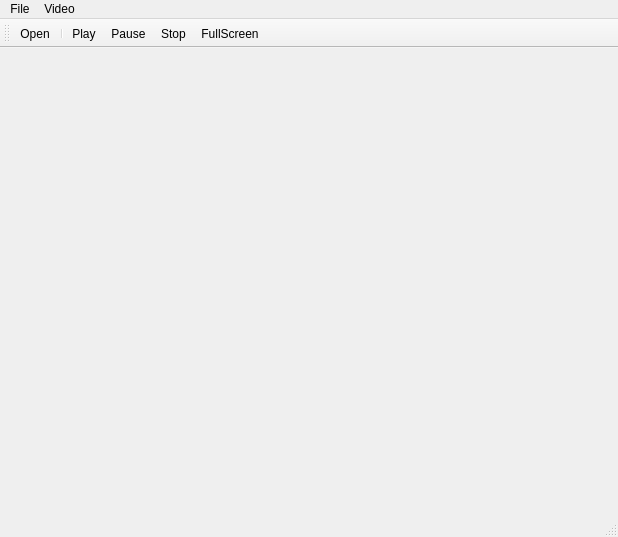
<?xml version="1.0" encoding="UTF-8"?>
<ui version="4.0">
 <class>MainWindow</class>
 <widget class="QMainWindow" name="MainWindow">
  <property name="geometry">
   <rect>
    <x>0</x>
    <y>0</y>
    <width>618</width>
    <height>537</height>
   </rect>
  </property>
  <property name="windowTitle">
   <string>MainWindow</string>
  </property>
  <widget class="QWidget" name="centralWidget"/>
  <widget class="QMenuBar" name="menuBar">
   <property name="geometry">
    <rect>
     <x>0</x>
     <y>0</y>
     <width>618</width>
     <height>22</height>
    </rect>
   </property>
   <widget class="QMenu" name="menuFile">
    <property name="title">
     <string>File</string>
    </property>
    <addaction name="actionOpen"/>
   </widget>
   <widget class="QMenu" name="menuVideo">
    <property name="title">
     <string>Video</string>
    </property>
    <addaction name="actionPlay"/>
    <addaction name="actionPause"/>
    <addaction name="actionStop"/>
    <addaction name="separator"/>
    <addaction name="actionFullScreen"/>
   </widget>
   <addaction name="menuFile"/>
   <addaction name="menuVideo"/>
  </widget>
  <widget class="QToolBar" name="mainToolBar">
   <attribute name="toolBarArea">
    <enum>TopToolBarArea</enum>
   </attribute>
   <attribute name="toolBarBreak">
    <bool>false</bool>
   </attribute>
   <addaction name="actionOpen"/>
   <addaction name="separator"/>
   <addaction name="actionPlay"/>
   <addaction name="actionPause"/>
   <addaction name="actionStop"/>
   <addaction name="actionFullScreen"/>
  </widget>
  <widget class="QStatusBar" name="statusBar"/>
  <action name="actionOpen">
   <property name="icon">
    <iconset resource="resources.qrc">
     <normaloff>:/images/icon/folder_open.png</normaloff>:/images/icon/folder_open.png</iconset>
   </property>
   <property name="text">
    <string>Open</string>
   </property>
   <property name="toolTip">
    <string>Open A File</string>
   </property>
   <property name="shortcut">
    <string>Ctrl+O</string>
   </property>
  </action>
  <action name="actionPlay">
   <property name="icon">
    <iconset resource="resources.qrc">
     <normaloff>:/images/icon/play.png</normaloff>:/images/icon/play.png</iconset>
   </property>
   <property name="text">
    <string>Play</string>
   </property>
  </action>
  <action name="actionPause">
   <property name="icon">
    <iconset resource="resources.qrc">
     <normaloff>:/images/icon/pause.png</normaloff>:/images/icon/pause.png</iconset>
   </property>
   <property name="text">
    <string>Pause</string>
   </property>
  </action>
  <action name="actionStop">
   <property name="icon">
    <iconset resource="resources.qrc">
     <normaloff>:/images/icon/stop.png</normaloff>:/images/icon/stop.png</iconset>
   </property>
   <property name="text">
    <string>Stop</string>
   </property>
   <property name="shortcut">
    <string>Ctrl+S</string>
   </property>
  </action>
  <action name="actionFullScreen">
   <property name="icon">
    <iconset resource="resources.qrc">
     <normaloff>:/images/icon/fullscreen.png</normaloff>:/images/icon/fullscreen.png</iconset>
   </property>
   <property name="text">
    <string>FullScreen</string>
   </property>
   <property name="toolTip">
    <string>FullScreen</string>
   </property>
  </action>
 </widget>
 <layoutdefault spacing="6" margin="11"/>
 <resources>
  <include location="resources.qrc"/>
 </resources>
 <connections/>
</ui>
